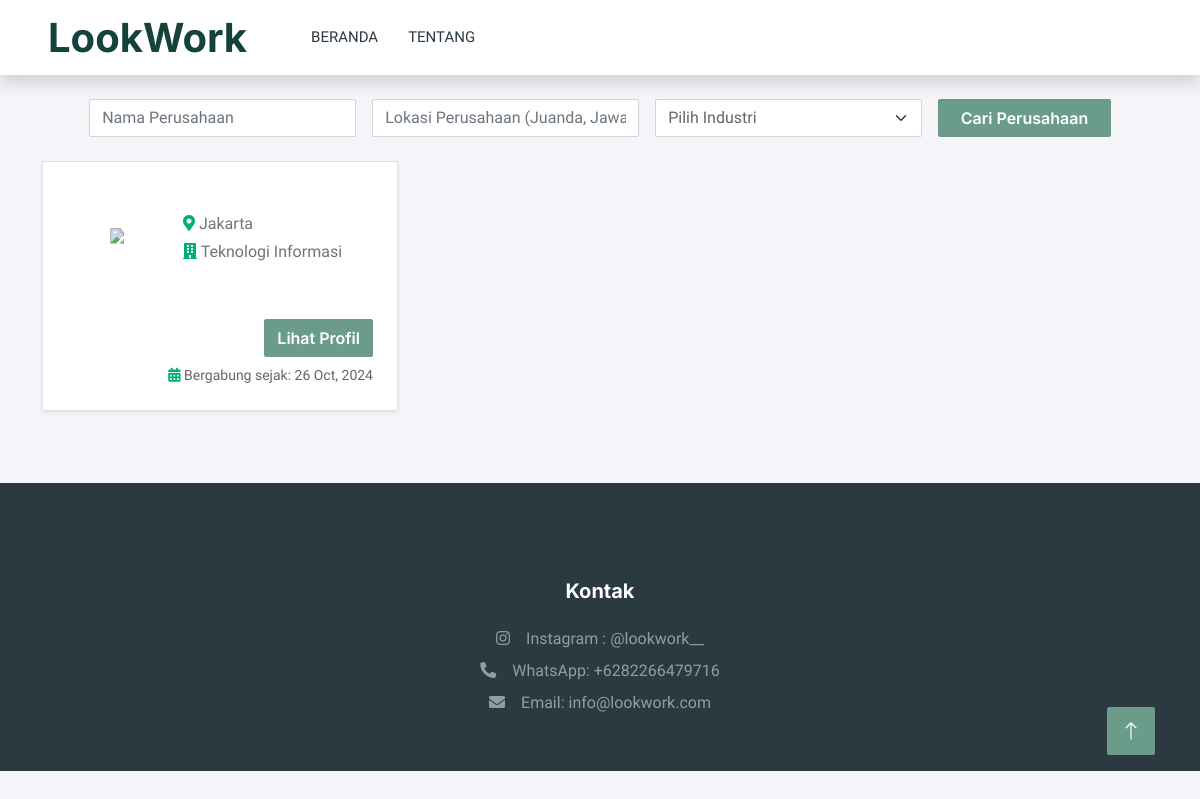
/user/daftar_perusahaan.php, run on the app's committed database.
### tables this page shows
CREATE TABLE `perusahaan` (
  `id_perusahaan` int(11) NOT NULL,
  `id_pengguna` int(11) DEFAULT NULL,
  `lokasi_perusahaan` varchar(255) DEFAULT NULL,
  `industri` varchar(255) DEFAULT NULL,
  `deskripsi_perusahaan` text DEFAULT NULL
);

CREATE TABLE `pengguna` (
  `id_pengguna` int(11) NOT NULL,
  `nama` varchar(255) NOT NULL,
  `email` varchar(255) NOT NULL,
  `kata_sandi` varchar(255) NOT NULL,
  `peran` enum('pencari_kerja','perusahaan','admin') NOT NULL,
  `foto_profil` varchar(255) DEFAULT NULL,
  `tanggal_dibuat` timestamp NOT NULL DEFAULT current_timestamp(),
  `apikey` text NOT NULL,
  `reset_password_otp` text NOT NULL,
  `reset_password_created_at` timestamp NOT NULL DEFAULT current_timestamp(),
  `username` varchar(50) NOT NULL
);

### user/daftar_perusahaan.php (the view, shortened to what this page needs)
<!DOCTYPE html>
<html lang="en">
<head>
    <link href="https://cdnjs.cloudflare.com/ajax/libs/font-awesome/5.10.0/css/all.min.css" rel="stylesheet">
    <link href="https://cdn.jsdelivr.net/npm/bootstrap-icons@1.4.1/font/bootstrap-icons.css" rel="stylesheet">
    <link href="lib/animate/animate.min.css" rel="stylesheet">
    <link href="lib/owlcarousel/assets/owl.carousel.min.css" rel="stylesheet">
    <link href="css/bootstrap.min.css" rel="stylesheet">
    <link href="css/style.css" rel="stylesheet">
</head>
<body>
        <nav class="navbar navbar-expand-lg bg-white navbar-light shadow sticky-top p-0">
       <a href="indexx.php" class="navbar-brand d-flex align-items-center text-center py-0 px-4 px-lg-5">
       <h1 class="m-0" style="color: #16423C;">LookWork</h1>
       </a>
            <div class="collapse navbar-collapse" id="navbarCollapse">
                    <div class="navbar-nav me-auto p-4 p-lg-0">
                        <a href="indexx.php#beranda" class="nav-item nav-link ">Beranda</a>
                        <a href="indexx.php#tentang" class="nav-item nav-link">Tentang</a>
                    </div>
        </nav>
            <?php
            include 'db_connect.php';
            $nama_perusahaan = isset($_GET['nama_perusahaan']) ? trim($_GET['nama_perusahaan']) : '';
            $lokasi_perusahaan = isset($_GET['lokasi_perusahaan']) ? trim($_GET['lokasi_perusahaan']) : '';
            $query = "SELECT p.*, u.tanggal_dibuat
                    FROM perusahaan p
                    LEFT JOIN pengguna u ON p.id_pengguna = u.id_pengguna
                    WHERE 1";
            $result = $conn->query($query);
            ?>
            <div class="container my-4">
                <form method="GET" action="" class="row g-3 align-items-center justify-content-center">
                    <div class="col-md-3">
                        <input type="text" name="nama_perusahaan" class="form-control" placeholder="Nama Perusahaan" value="<?= htmlspecialchars($nama_perusahaan); ?>">
                    </div>
                    <div class="col-md-3">
                        <input type="text" name="lokasi_perusahaan" class="form-control" placeholder="Lokasi Perusahaan (Juanda, Jawa Timur)" value="<?= htmlspecialchars($lokasi_perusahaan); ?>">
                    </div>
                    <div class="col-md-3">
                        <select name="industri" class="form-select">
                            <option value="">Pilih Industri</option>
                        </select>
                    </div>
                    <div class="col-md-2 text-center">
                        <button type="submit" class="btn btn-primary w-100">Cari Perusahaan</button>
                    </div>
                </form>
            </div>
<div class="container my-4">
    <div class="row">
        <?php if ($result && $result->num_rows > 0): ?>
            <?php while ($company = $result->fetch_assoc()): ?>
                <div class="col-md-4 mb-4">
                    <div class="company-item p-4 border rounded shadow-sm transition-all" style="min-height: 250px; display: flex; flex-direction: column; justify-content: space-between;">
                        <div class="d-flex align-items-center">
                           <img src="../foto/<?= !empty($company['foto_profil']) ? htmlspecialchars($company['foto_profil']) : '../imgbk/default.png'; ?>"
                                        class="img-fluid rounded-circle"
                                        style="width: 100px; height: 100px; object-fit: cover;">
                            <div class="ms-3">
                                <p class="mb-1 text-muted"><i class="fa fa-map-marker-alt text-primary"></i> <?= $company['lokasi_perusahaan']; ?></p>
                                <p class="mb-1 text-muted"><i class="fa fa-building text-primary"></i> <?= $company['industri']; ?></p>
                            </div>
                        </div>
                        <div class="d-flex flex-column align-items-end">
                            <a href="profil_perusahaan.php?id_perusahaan=<?= $company['id_perusahaan']; ?>" class="btn btn-primary">Lihat Profil</a>
                            <small class="text-truncate mt-2"><i class="fa fa-calendar-alt text-primary"></i> Bergabung sejak: <?= date('d M, Y', strtotime($company['tanggal_dibuat'])); ?></small>
                        </div>
                    </div>
                </div>
            <?php endwhile; ?>
        <?php else: ?>
            <p class="text-center">Belum ada perusahaan yang ditemukan.</p>
        <?php endif; ?>
    </div>
</div>
        <?php
        $no_wa = 6282266479716;
        ?>
        <div id="kontak" class="container-fluid bg-dark text-white-50 footer pt-5 mt-5 wow fadeIn" data-wow-delay="0.1s">
            <div class="container py-5">
                <div class="row justify-content-center">
                    <div class="col-lg-3 col-md-6 text-center">
                        <h5 class="text-white mb-4">Kontak</h5>
                        <p class="mb-2">
                            <a href="https://www.instagram.com/lookwork__/" target="_blank" class="text-white-50">
                                <i class="fab fa-instagram me-3"></i>Instagram : @lookwork__
                            </a>
                        </p>
                        <p class="mb-2">
                            <a href="https://wa.me/<?php echo $no_wa; ?>?text=Halo%20saya%20ingin%20bertanya" target="_blank" class="text-white-50">
                                <i class="fa fa-phone-alt me-3"></i>WhatsApp: +6282266479716
                            </a>
                        </p>
                        <p class="mb-2">
                            <a href="mailto:custsercices@lookwork.com?subject=Subject%20Anda&body=Halo,%20saya%20ingin%20bertanya." target="_blank" class="text-white-50">
                                <i class="fa fa-envelope me-3"></i>Email: info@lookwork.com
                            </a>
                        </p>
                    </div>
                </div>
            </div>
        </div>
        <a href="#" class="btn btn-lg btn-primary btn-lg-square back-to-top"><i class="bi bi-arrow-up"></i></a>
</body>
</html>

### user/css/style.css (style rules this page uses)
:root { --primary: #6A9C89; --secondary: #2B9BFF; --light: #EFFDF5; --dark: #2B3940; }
.back-to-top { position: fixed; display: none; right: 45px; bottom: 45px; z-index: 99; }
.btn { font-family: 'Inter', sans-serif; font-weight: 600; transition: .5s; }
.btn.btn-primary, .btn.btn-secondary { color: #FFFFFF; }
.btn-lg-square { width: 48px; height: 48px; }
.btn-square, .btn-sm-square, .btn-lg-square { padding: 0; display: flex; align-items: center; justify-content: center; font-weight: normal; border-radius: 2px; }
.navbar { width: 100%; padding: 0; position: sticky; top: 0; z-index: 1030; }
.navbar-dark .navbar-nav .nav-link, .navbar-light .navbar-nav .nav-link { margin-right: 30px; padding: 25px 0; color: #FFFFFF; font-size: 15px; text-transform: uppercase; outline: none; }
.navbar-light .navbar-brand, .navbar-light a.btn { height: 75px; }
.navbar-light .navbar-nav .nav-link { color: var(--dark); font-weight: 500; }
.navbar-light.sticky-top { top: -100px; }
.navbar-collapse { width: 100%; padding: 0; }
.footer { display: flex; flex-direction: column; align-items: center; justify-content: space-between; }

### user/daftar_perusahaan.php (style rules this page uses)
body { font-family: 'Heebo', sans-serif; background-color: #f4f4f9; }
.company-item { background-color: #ffffff; border-radius: 10px; padding: 20px; box-shadow: 0 4px 8px rgba(0, 0, 0, 0.1); transition: transform 0.3s ease, box-shadow 0.3s ease, border-radius 0.3s ease; }
.company-item img { width: 80px; height: 80px; object-fit: cover; }
.btn-primary { background-color: #6A9C89; border-color: #6A9C89; transition: background-color 0.3s ease; }

### data on the page
perusahaan: lokasi_perusahaan "Jakarta", industri "Teknologi Informasi", id_pengguna.tanggal_dibuat "26 Oct, 2024"
